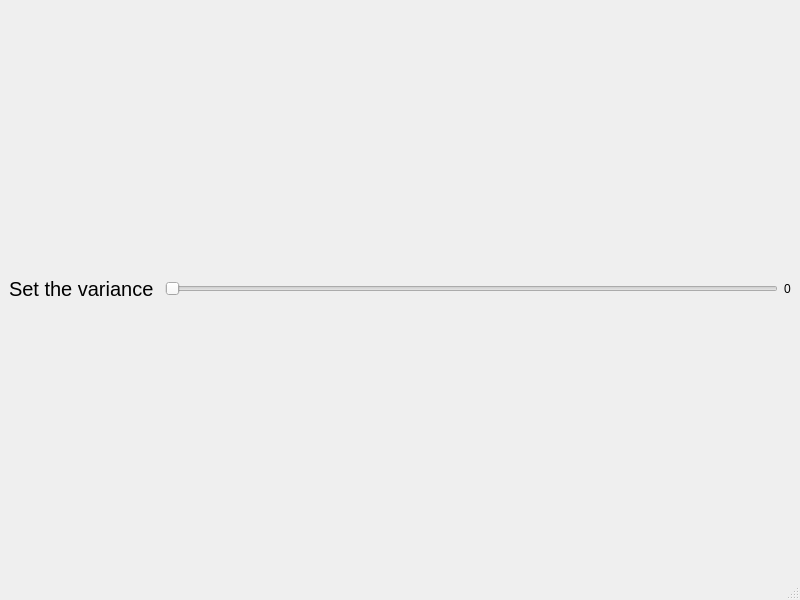
<?xml version="1.0" encoding="UTF-8"?>
<ui version="4.0">
 <class>MainWindow</class>
 <widget class="QMainWindow" name="MainWindow">
  <property name="geometry">
   <rect>
    <x>0</x>
    <y>0</y>
    <width>800</width>
    <height>600</height>
   </rect>
  </property>
  <property name="windowTitle">
   <string>Variance Setter</string>
  </property>
  <widget class="QWidget" name="centralwidget">
   <layout class="QHBoxLayout" name="horizontalLayout">
    <item>
     <widget class="QLabel" name="title">
      <property name="font">
       <font>
        <pointsize>15</pointsize>
        <weight>50</weight>
        <bold>false</bold>
       </font>
      </property>
      <property name="text">
       <string>Set the variance </string>
      </property>
      <property name="alignment">
       <set>Qt::AlignCenter</set>
      </property>
     </widget>
    </item>
    <item>
     <widget class="QSlider" name="variance_slider">
      <property name="singleStep">
       <number>0</number>
      </property>
      <property name="orientation">
       <enum>Qt::Horizontal</enum>
      </property>
     </widget>
    </item>
    <item>
     <widget class="QLabel" name="variance_label">
      <property name="text">
       <string>0</string>
      </property>
     </widget>
    </item>
   </layout>
  </widget>
  <widget class="QMenuBar" name="menubar">
   <property name="geometry">
    <rect>
     <x>0</x>
     <y>0</y>
     <width>800</width>
     <height>22</height>
    </rect>
   </property>
  </widget>
  <widget class="QStatusBar" name="statusbar"/>
 </widget>
 <resources/>
 <connections/>
</ui>
